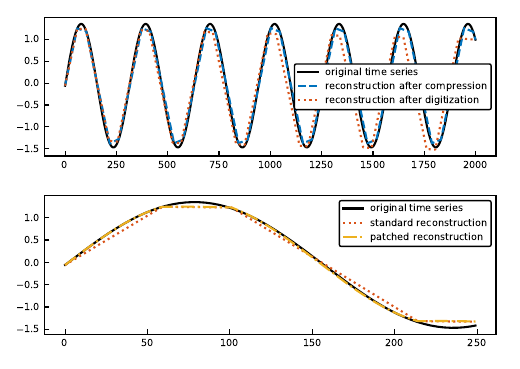

Write Python code to recreate this figure.
import numpy as np
import sys
sys.path.append('./../..')
from ABBA import ABBA
import matplotlib.pyplot as plt
from util import myfigure

ts = np.sin(np.linspace(0, 40, 2000))
ts -= np.mean(ts)
ts /= np.std(ts)

abba = ABBA(tol=0.1, scl=0, min_k=3, max_k=10, verbose=1)
pieces = abba.compress(ts)
APLA = abba.inverse_compress(ts[0], pieces)

string, centers = abba.digitize(pieces)

reconstructed_ts = abba.inverse_transform(string, centers, ts[0])

ABBA_patches = abba.get_patches(ts, pieces, string, centers)
# Construct mean of each patch
d = {}
for key in ABBA_patches:
    d[key] = list(np.mean(ABBA_patches[key], axis=0))

# Stitch patches together
patched_ts = np.array([ts[0]])
for letter in string:
    patch = d[letter]
    patch -= patch[0] - patched_ts[-1] # shift vertically
    patched_ts = np.hstack((patched_ts, patch[1:]))

# Plot SAX representation
fig, (ax1, ax2) = myfigure(nrows=2, ncols=1, fig_ratio=0.71, fig_scale=1)
ax1.plot(ts, color='k', label='original time series')
ax1.plot(APLA, '--', label='reconstruction after compression')
ax1.plot(reconstructed_ts, ':', label='reconstruction after digitization')
ax1.legend()

print('Symbolic representation:', string)

ax2.plot(ts[0:250], color='k',  label='original time series')
next(ax2._get_lines.prop_cycler)
ax2.plot(reconstructed_ts[0:250], ':', label='standard reconstruction')
ax2.plot(patched_ts[0:250], '-.', label='patched reconstruction')
ax2.legend()

plt.savefig('patches.pdf', dpi=300, transparent=True)
